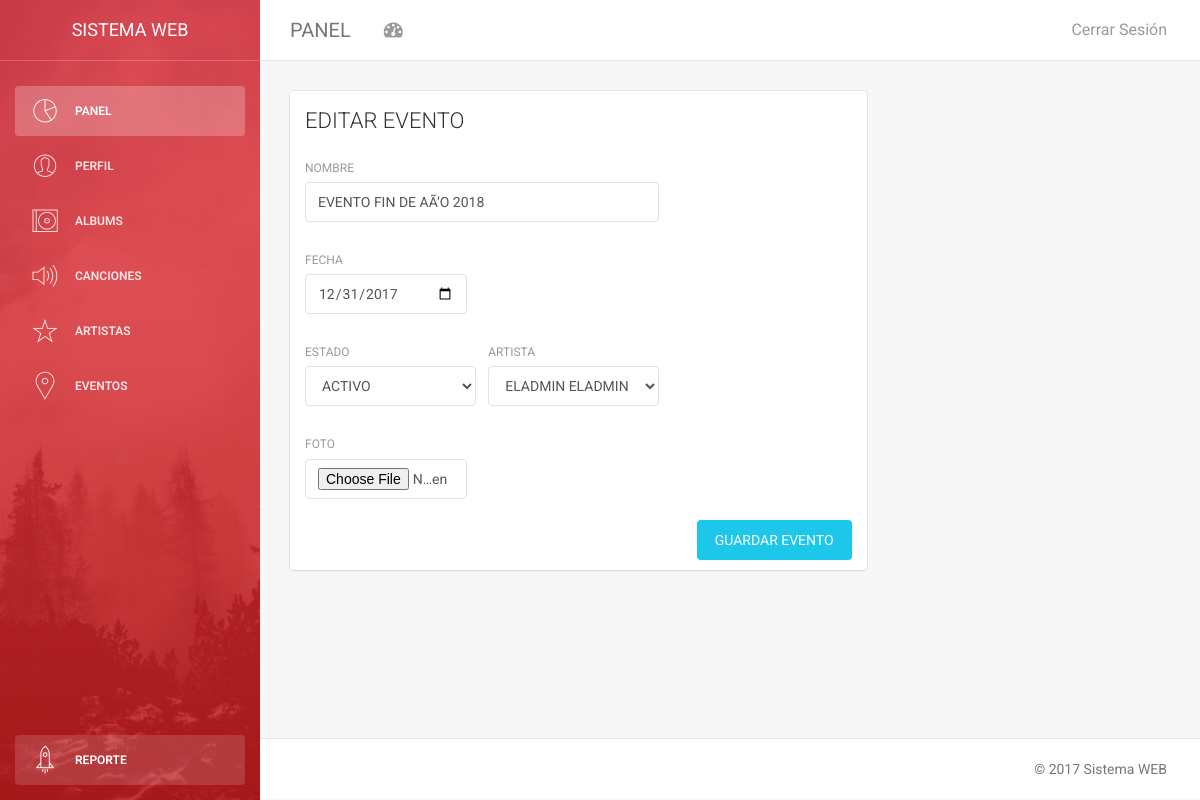
The app's page /adminpanel/editar_evento.php?idevento=2 (signed in) with its own data.
### tables this page shows
CREATE TABLE `evento` (
  `idevento` int(11) NOT NULL,
  `nomevento` varchar(200) NOT NULL,
  `fechaevento` date NOT NULL,
  `estadoevento` int(11) NOT NULL,
  `portada` varchar(100) NOT NULL,
  `idartista` int(11) NOT NULL
);

### adminpanel/editar_evento.php (the view, shortened to what this page needs)
<?php
   include('../session.php');
?>
<!Doctype html>
<html lang="es">
<head>
    <?php
   include('beforescripts.php');
    ?>
</head>
<body>
<div class="wrapper">
   <?php
   include('sidebar.php');
    ?>
    <div class="main-panel">
        <?php
            include('navigation.php');
        ?>
<div class="content">
            <div class="container-fluid">
                <?php
                            $idevento=$_REQUEST["idevento"];
                            $micadena="select *from evento where idevento=".$idevento;
                            $results = $db->query($micadena);
                            $rows1=$results->fetch_row()
                ?>
                <div class="row">
                    <div class="col-md-8">
                        <div class="card">
                            <div class="header">
                                <h4 class="title">EDITAR EVENTO</h4>
                            </div>
                            <div class="content">
                                <form method="POST" enctype="multipart/form-data"  action="evento/actualizar_evento.php">
                                    <div class="row">
                                        <div class="col-md-8">
                                            <div class="form-group">
                                                <label>Nombre</label>
                                                <input type="text" class="form-control" name="txtnombre" placeholder="Escriba el nombre del evento" value="<?php echo $rows1[1] ?>" required>
                                            </div>
                                        </div>
                                    </div>
                                    <div class="row">
                                        <div class="col-md-4">
                                            <div class="form-group">
                                                <label>Fecha</label>
                                                <input type="date"  name="txtfecha" class="form-control" placeholder="Escriba la Fecha de Evento" value="<?php echo $rows1[2] ?>" required>
                                            </div>
                                        </div>
                                    </div>
                                    <div class="row">
                                        <div class="col-md-4">
                                            <div class="form-group">
                                                <label>Estado</label>
                                                <select class="form-control" name="cboestado" id="">
                                                   <?php if ($rows1[3]==0)
                                                        {
                                                            echo "<option selected value='0'>INACTIVO</option>";
                                                             echo "<option value='1'>ACTIVO</option>";
                                                        }
                                                        else
                                                        {
                                                             echo "<option selected value='1'>ACTIVO</option>";
                                                        }
                                                    ?>
                                                </select>
                                            </div>
                                        </div>
                                          <div class="col-md-4">
                                            <div class="form-group">
                                               <?php
                                                $micadena="select *from artista";
                                                $results = $db->query($micadena);
                                                ?>
                                                <label>Artista</label>
                                                <select class="form-control" name="cboartista" id="">
                                                <?php
                                                    $seleccionado="";
                                        while($rows=$results->fetch_row())
                                        {
                                            if ($rows[0]==$rows1[5])
                                            {
                                                $seleccionado="selected";
                                            }
                                            echo  "<option ".$seleccionado." value='".$rows[0]."'>".$rows[1].' '.$rows[2]."</option>";
                                            $seleccionado="";
                                                }
                                        ?>
                                                </select>
                                            </div>
                                        </div>
                                    </div>
                                    <div class="row">
                                        <div class="col-md-4">
                                            <div class="form-group">
                                                <label>Foto</label>
                                                <input type="file"  name="txtfoto" class="form-control" accept="image/*" required >
                                            </div>
                                        </div>
                                    </div>
                                    <button type="submit" class="btn btn-info btn-fill pull-right">GUARDAR EVENTO</button>
                                    <div class="clearfix"></div>
                                </form>
                            </div>
                        </div>
                    </div>
                    <div class="col-md-4">
                    </div>
                </div>
            </div>
        </div>
        <?php
   include('footer.php');
?>
    </div>
</div>
</body>
</html>

### records on screen
evento: txtnombre "EVENTO FIN DE AÃ‘O 2018", txtfecha "12/31/2017", cboestado "ACTIVO"

### other values on screen
form field cboartista "ELADMIN ELADMIN"
